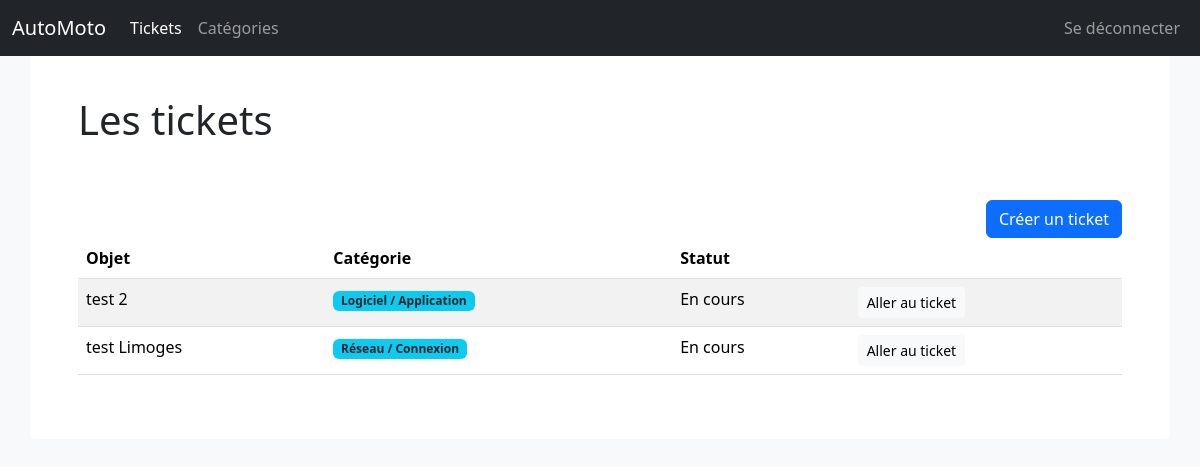
Page /ticket (signed in) on the committed database.
### tables this page shows
CREATE TABLE `tickets` (
  `id` int(11) NOT NULL AUTO_INCREMENT,
  `objet` varchar(255) NOT NULL,
  `contenu` text NOT NULL,
  `iduser` int(11) DEFAULT NULL,
  `idstatut` int(11) DEFAULT NULL,
  `idcategorie` int(11) DEFAULT NULL,
  PRIMARY KEY (`id`),
  KEY `iduser` (`iduser`),
  KEY `idstatut` (`idstatut`),
  KEY `idcategorie` (`idcategorie`),
  CONSTRAINT `tickets_ibfk_1` FOREIGN KEY (`iduser`) REFERENCES `users` (`id`),
  CONSTRAINT `tickets_ibfk_2` FOREIGN KEY (`idstatut`) REFERENCES `statut` (`id`),
  CONSTRAINT `tickets_ibfk_3` FOREIGN KEY (`idcategorie`) REFERENCES `categories` (`id`)
);

CREATE TABLE `categories` (
  `id` int(11) NOT NULL AUTO_INCREMENT,
  `nom_categorie` varchar(255) NOT NULL,
  `description` text DEFAULT NULL,
  PRIMARY KEY (`id`)
);

CREATE TABLE `statut` (
  `id` int(11) NOT NULL AUTO_INCREMENT,
  `nom_statut` varchar(255) NOT NULL,
  PRIMARY KEY (`id`)
);

### controllers/ticket/index.php (called while the page is built, shortened)
<?php
include ROOT.'/models/Ticket.php';
$sessionUser = Session::get('user');
$profilId    = (int)$sessionUser['profil_id'];
if ($profilId === 1) {
    $retourSQL = Ticket::all();
} elseif ($profilId === 2) {
    $retourSQL = Ticket::allForTechnicien((int)$sessionUser['agence_id']);
} else {
    $retourSQL = Ticket::allForUtilisateur((int)$sessionUser['id']);
}
view('ticket/index', compact('retourSQL', 'profilId'));

### core/Router.php (called while the page is built, shortened)
<?php
class Router
{
    private $routes = [];
    public function run(string $url): void
    {
        $method = $_SERVER['REQUEST_METHOD'];
        $this->route = (array_key_exists($url, $this->routes[$method]))
            ? CTRL.($this->routes[$method][$url]->getAction().'.php')
            : CTRL.'error/404.php';
        include $this->route;
    }
    public function get(Route $route)
    {
        $this->routes['GET'][$route->getUrl()] = $route;
    }
    public function post(Route $route): void
    {
        $this->routes['POST'][$route->getUrl()] = $route;
    }
    public function patch(Route $route): void
    {
        $this->routes['PATCH'][$route->getUrl()] = $route;
    }
    public function delete(Route $route): void
    {
        $this->routes['DELETE'][$route->getUrl()] = $route;
    }
}

### public/index.php (called while the page is built, shortened)
<?php
include ROOT.'/config/bootstrap.php';
include CORE.'functions.php';
$router->run($_SERVER['PATH_INFO'] ?? '/');

### core/Session.php (called while the page is built, shortened)
<?php
class Session
{
    public static function keyExists(string $key): bool
    {
        return array_key_exists($key, $_SESSION);
    }
    public static function get(string $key, $default = null): array|string|null
    {
        if(self::keyExists($key)){
            return $_SESSION[$key];
        }else{
            return $default;
        }
    }
    private static function sessionStarted(): bool
    {
        return (session_status() === PHP_SESSION_ACTIVE);
    }
}

### core/Model.php (called while the page is built, shortened)
<?php
class Model
{
    public static ?PDO $pdo = null;
    public static function getPdo(): PDO
    {
        if (is_null(self::$pdo)) {
            self::$pdo = new Pdo('mysql:host=localhost;dbname=ticket', 'root', '');
        }
        return self::$pdo;
    }
}

### models/Ticket.php (called while the page is built, shortened)
<?php
include_once CORE.'Model.php';
class Ticket extends Model
{
    public static function allForUtilisateur(int $userId): array
    {
        $stmt = self::getPdo()->prepare('
            SELECT tickets.*, statut.nom_statut, categories.nom_categorie
            FROM tickets
            JOIN statut ON tickets.idstatut = statut.id
            LEFT JOIN categories ON tickets.idcategorie = categories.id
            WHERE tickets.iduser = :user_id
            ORDER BY tickets.id DESC
        ');
        $stmt->execute(['user_id' => $userId]);
        return $stmt->fetchAll();
    }
}

### views/ticket/index.php (the view, shortened to what this page needs)
<h1 class="pb-5">Les tickets</h1>
<div class="d-flex justify-content-end">
    <?php if ($profilId === 3): ?>
        <a href="/ticket/new" class="btn btn-primary">Créer un ticket</a>
    <?php endif; ?>
</div>
<table class="table table-striped">
    <thead>
        <tr>
            <th>Objet</th>
            <th>Catégorie</th>
            <th>Statut</th>
            <th>&nbsp;</th>
        </tr>
    </thead>
    <tbody>
        <?php foreach ($retourSQL as $ticket): ?>
            <tr>
                <td><?= htmlspecialchars($ticket['objet']) ?></td>
                <td>
                    <?php if (!empty($ticket['nom_categorie'])): ?>
                        <span class="badge bg-info text-dark"><?= htmlspecialchars($ticket['nom_categorie']) ?></span>
                    <?php else: ?>
                        <span class="text-muted">—</span>
                    <?php endif; ?>
                </td>
                <td><?= htmlspecialchars($ticket['nom_statut']) ?></td>
                <td>
                    <a class="btn btn-light btn-sm" href="/ticket/show?id=<?= $ticket['id'] ?>">Aller au ticket</a>
                </td>
            </tr>
        <?php endforeach; ?>
    </tbody>
</table>

### rows in the picture
tickets: objet "test 2", idcategorie.nom_categorie "Logiciel / Application", idstatut.nom_statut "En cours"
tickets: objet "test Limoges", idcategorie.nom_categorie "Réseau / Connexion", idstatut.nom_statut "En cours"

### other values in the picture
$title "Tickets Catégories"
